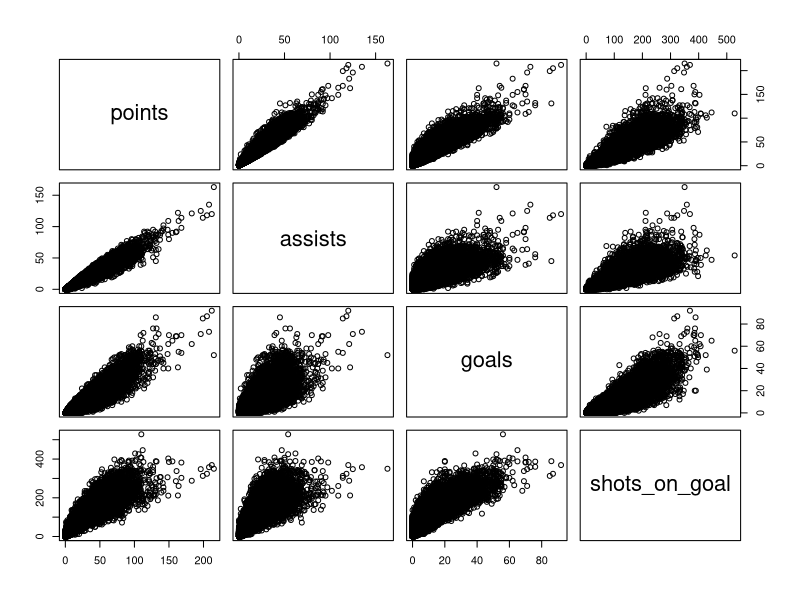
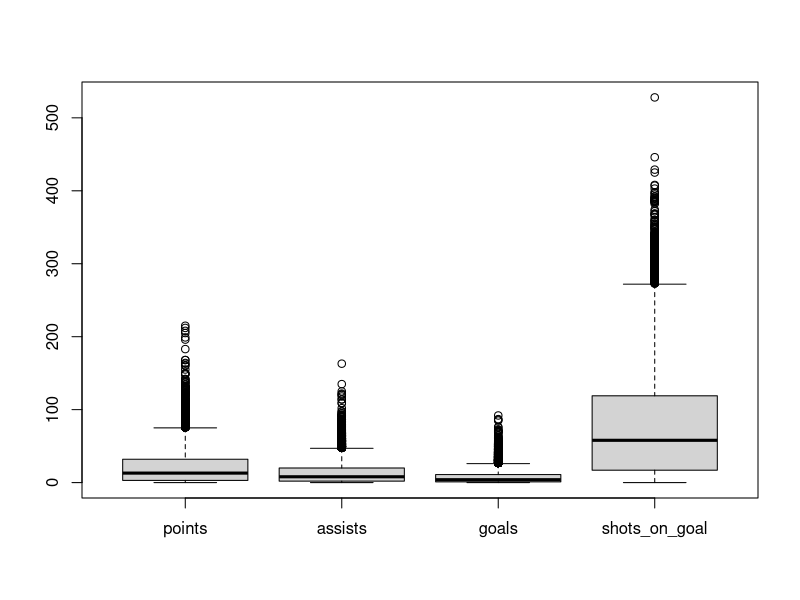

Recreate these plots in R, in order.
## ---- chunk 1
library(tidyverse)
library(magrittr)
library(data.table) # Pre %like% operátor
library(caret) # Pre confusionMatrix
## ---- chunk 2
getwd()
setwd("/Users/jakub/Documents/FIIT/OZNAL/2024/OZNAL_Zadania") # Nastavenie priečinku
data <- read_delim("NHL_Players_Statistics.csv", col_names = TRUE, num_threads = 4, delim = ';');
data
view(data)
## ---- chunk 3
colnames(data) # Pôvodné mená stĺpcov

new_colnames <- c("player_name", "date_of_birth", "season_year", "season", "team", "games_played", "goals", "assists", "points", "plus_minus_ratings", "penalty_minutes",
                "shots_on_goal", "shooting_percentage", "power_play_goals", "power_play_assists", "short_goals", "short_assists", "game_winning_goals", "game_tying_goals",
                "time_on_ice_per_game", "production", "number", "games_started", "wins", "losses", "ties", "overtime_losses", "goals_against", "goals_against_average", "shots_against", "saves",
                "save_percentage", "shutouts", "position", "height", "weight", "bmi", "place_of_birth", "age", "experience")

colnames(data) <- new_colnames

colnames(data) # Nové mená stĺpcov
## ---- chunk 4
data %<>% separate("date_of_birth", into = c("Year", "Month", "Day"), sep = "-")
## ---- chunk 5
data %<>% separate("place_of_birth", into = c("city", "state"), sep = ",")
## ---- chunk 6
data$season <- gsub("'", "", data$season) # Funkcia gsub funguje podobne ako sub ale nahradí všetky výskyty
## ---- chunk 7
data$game_tying_goals[is.na(data$game_tying_goals)] <- 0
data$number[is.na(data$number)] <- 0
## ---- chunk 8
# Získame unikátne hodnoty z pozícií hráčov
unique(data$position)

data %<>% mutate(
  role = case_when(
    position %like% "Right_wing|Left_wing|Center|Forward" ~ "offensive",
    position %like% "Defence" ~ "defensive",
    position %like% "Goaltender" ~ "goalie",
    .default = "goalie"
  )
)
## ---- chunk 9
view(data)
## ---- chunk 10
#selected_data <- data %>% select(games_played, goals, assists, saves, points, shots_on_goal, wins, losses, height, age, weight)
#plot(selected_data)

# Z grafov sme vybrali premenné points, assists, goals, shots_on_goal, teraz si vykreslíme iba ich.
selected_data <- data %>% select(points, assists, goals, shots_on_goal)
plot(selected_data)
boxplot(selected_data)
## ---- chunk 11
filtered_data <- data %>% filter(role == "offensive")

sample <- sample(c(TRUE, FALSE), nrow(filtered_data), replace=TRUE, prob=c(0.7,0.3))
train <- filtered_data[sample, ]
test <- filtered_data[!sample, ]

# TODO: Toto pozriet, ake premenne realne pouzit lebo R-squared je 1 co je divne
model <- lm(goals ~ assists + points + height, data = train)
summary(model)
